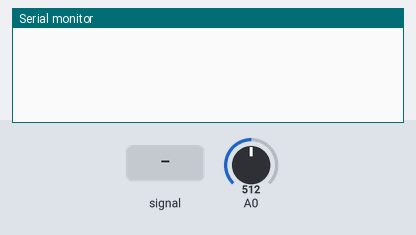
Bench run of a sketch on a simulated Arduino Uno, built with avr-gcc and run on an emulated ATmega328P. On the bench: the last lines printed to the serial monitor. The test bench sets the inputs (shaded band); at power-on: A0 = 512.

Above: at 1.2 s.
1.3 s: A0 fed a 50 Hz sine of ±306 counts around its level
At 1.96 s:
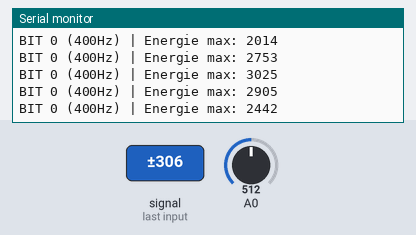
2.9 s: A0 set to 306
At 3.8 s:
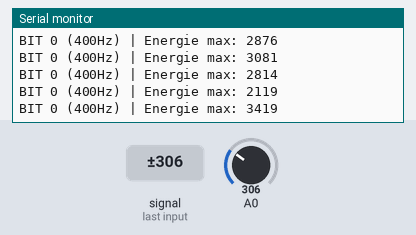
4.4 s: A0 fed a 200 Hz sine of ±255 counts around its level
At 5.4 s:
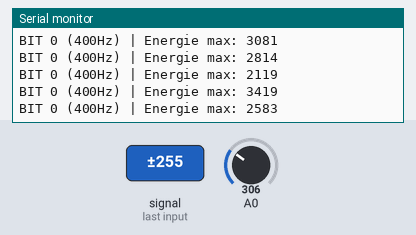
5.9 s: A0 set to 900
At 7.3 s:
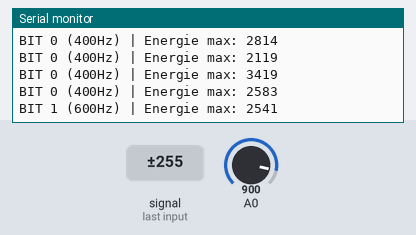
Timing chart, 0 to 8.4 s (numbered marks = the images above; inputs shaded):
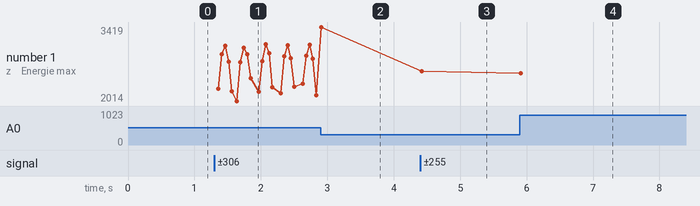

Measured:
- after the input at 1.3 s, the serial monitor: prints a new line after 0.06 s (image 1)
- after the input at 2.9 s, the serial monitor: prints a new line at once (image 2)
- after the input at 4.4 s, the serial monitor: prints a new line at once (image 3)
- after the input at 5.9 s, the serial monitor: prints a new line at once (image 4)
- plotted number 1: 2119 → 3419 after the input at 2.9 s, 3419 → 2583 after the input at 4.4 s, 2583 → 2541 after the input at 5.9 s

The sketch:

goertzel_2f.ino
```cpp
#include <stdint.h>
#include <avr/interrupt.h>

#define NUM_FREQS 2
#define NO_SAMPLES 250
#define SAMPLING_FREQ 10000

const int16_t COEFFS_Q8[NUM_FREQS] = {496, 476}; // coeficientii shiftati pt 400Hz si 600 Hz
const int16_t DC_OFFSET = 338; // valoare medie de offset măsurată anterior

volatile int32_t q0[NUM_FREQS] = {0, 0}; // Vectori volatili care se modifică la fiecare întrerupere
volatile int32_t q1[NUM_FREQS] = {0, 0};
volatile int32_t q2[NUM_FREQS] = {0, 0};
volatile uint16_t sample_count = 0;
volatile bool block_ready = false;

int32_t final_q1[NUM_FREQS] = {0, 0}; // Valori la finalul etapei iterative
int32_t final_q2[NUM_FREQS] = {0, 0};

void setup() {
  Serial.begin(115200);

  ADCSRA &= ~(bit(ADPS2) | bit(ADPS1) | bit(ADPS0)); // facem b2b1b0 = 000
  ADCSRA |= bit(ADPS2) | bit(ADPS0); // facem b2b1b0 = 101 <=> prescaler 32 <=> ceas ADC = 16MHz/32 = 500kHz

  cli(); // Oprim întreruperile temporar
  TCCR1A = 0; // Setăm registrele de control la 0
  TCCR1B = 0;
  TCNT1  = 0; // Resetăm contorul la 0

  // Mod CTC (Clear Timer on Compare Match)
  OCR1A = 1599; // OCR1A = (16.000.000 / (1 * 10000)) - 1 = 1599

  TCCR1B |= (1 << WGM12); // Activare mod CTC
  TCCR1B |= (1 << CS10); // Prescaler 1 - ceas la 16MHz
  TIMSK1 |= (1 << OCIE1A); // Activare întrerupere Timer1 Compare
  sei(); // Pornim întreruperile
}

ISR(TIMER1_COMPA_vect) {
  if (block_ready) return; // Dacă loop() încă procesează datele, sărim peste achiziție
  //uint32_t start_time = micros();
  int16_t current_sample = analogRead(A0) - DC_OFFSET;
  for (int8_t i = 0; i < NUM_FREQS; i++) {
    q0[i] = ((COEFFS_Q8[i] * q1[i]) >> 8) - q2[i] + current_sample;
    q2[i] = q1[i];
    q1[i] = q0[i];
  }
  sample_count++;

  if (sample_count >= NO_SAMPLES) {
    for (int i = 0; i < NUM_FREQS; i++) {
      final_q1[i] = q1[i];
      final_q2[i] = q2[i];
      q1[i] = 0;
      q2[i] = 0;
    }
    sample_count = 0;
    block_ready = true;
  }
  //uint32_t elapsed_time = micros() - start_time;
  //Serial.println(elapsed_time);
}

void loop() {

  if (block_ready) {
    int64_t max_magnitude = -1;
    int8_t max_index = -1;

    // Calculăm energia pentru ambele frecvențe și determinăm maximul
    for (int i = 0; i < NUM_FREQS; i++) {
      int64_t q1_sq = (int64_t)final_q1[i] * final_q1[i];
      int64_t q2_sq = (int64_t)final_q2[i] * final_q2[i];
      int64_t q1_q2_coeff = ((int64_t)COEFFS_Q8[i] * final_q1[i] * final_q2[i]) >> 8;

      int64_t magnitude_sq = q1_sq + q2_sq - q1_q2_coeff; // Pitagora generalizată

      if (magnitude_sq > max_magnitude) {
        max_magnitude = magnitude_sq;
        max_index = i;
      }
    }

    int32_t display_mag = (int32_t)(max_magnitude >> 10);

    if(display_mag > 2000) {
        if (max_index == 0) {
            Serial.print("BIT 0 (400Hz) | Energie max: ");
        }   else if (max_index == 1) {
            Serial.print("BIT 1 (600Hz) | Energie max: ");
        }
        Serial.println(display_mag);
    }
    block_ready = false;
    }
}
```
